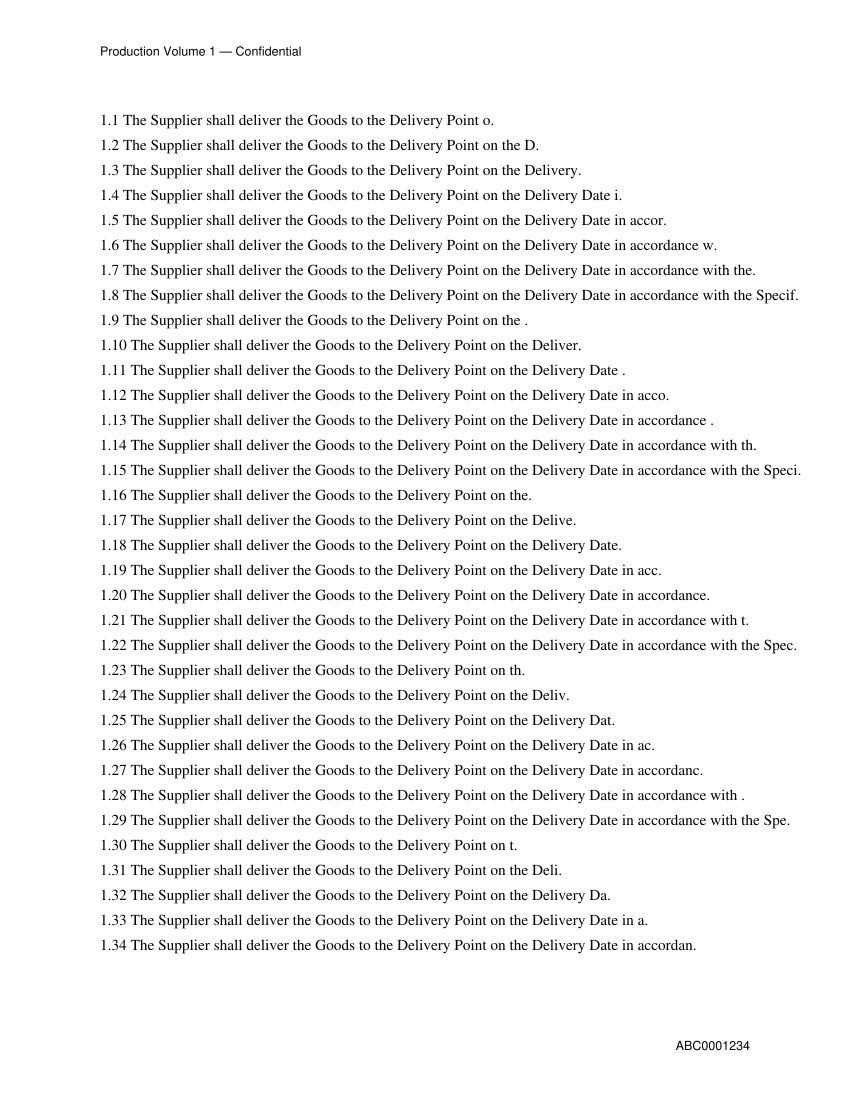

Write Python code to recreate this figure.
"""生成测试夹具 bates.pdf：4 页英文文件，页眉 "Production Volume 1 — Confidential"，右下角是逐页递增的 Bates 号
ABC0001234–ABC0001237（不是本文的页码，也没有另印页码）。
易错点：Bates 号被当成页眉页脚后，Word 页脚只能写一个固定号码，其余各页显示的号码都是错的；
放回正文又会截断跨页的段落。应当不写进页脚，并在 notes 里说明。"""
import sys
from reportlab.pdfgen import canvas
from reportlab.pdfbase import pdfmetrics

W, H = 612.0, 792.0
out = sys.argv[1] if len(sys.argv) > 1 else "bates.pdf"
c = canvas.Canvas(out, pagesize=(W, H))
LINE = "The Supplier shall deliver the Goods to the Delivery Point on the Delivery Date in accordance with the Specifications"
for p in range(4):
    c.setFont("Helvetica", 9)
    c.drawString(72, H - 40, "Production Volume 1 — Confidential")
    bates = f"ABC{1234 + p:07d}"
    c.drawString(W - 72 - pdfmetrics.stringWidth(bates, "Helvetica", 9), 36, bates)
    c.setFont("Times-Roman", 11)
    y = H - 90
    for k in range(34):
        c.drawString(72, y, f"{p + 1}.{k + 1} {LINE[: 60 + (k * 7 + p * 11) % 50]}.")
        y -= 18
    c.showPage()
c.save()
